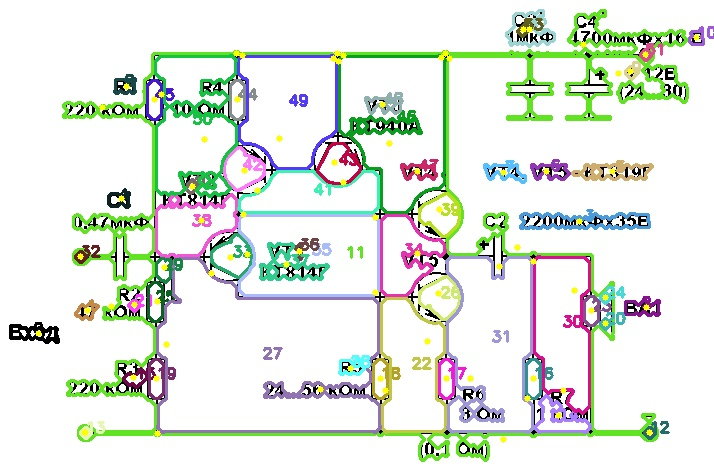
#> input picture free_hears3-2392711753_visualization.jpg, 714 x 470 px; its folder holds only this picture in this run
$ python contour_extractor.py free_hears3-2392711753_visualization.jpg
#> lines starting #> are read from the running program, lines starting #| are printed output that depends on the picture; after the words box and inside, x2 and y2 are one past the last pixel; in counts of white or black regions, pixels touching at a corner belong together
#!/usr/bin/env python3
"""
Contour Extractor - Извлечение контуров из изображений
Экспортирует контуры с разделяемыми частями в CSV формат
"""

import cv2
import numpy as np
import csv
from pathlib import Path
from typing import List, Dict, Tuple
import json

def json_converter(obj):
    import numpy as np
    if isinstance(obj, np.integer): return int(obj)
    if isinstance(obj, np.floating): return float(obj)
    if isinstance(obj, np.ndarray): return obj.tolist()
    return str(obj)


class ContourExtractor:
    """Класс для извлечения и анализа контуров из изображений"""

    def __init__(self, image_path: str):
        self.image_path = image_path
        self.image = None
        self.binary_image = None
        self.contours = []
        self.contour_parts = []

    def load_image(self) -> bool:
        """Загружает изображение"""
        try:
            self.image = cv2.imread(str(self.image_path))
#> self.image is the input picture: shape (470, 714, 3); mean B, G, R 224.4, 233.1, 226.7
            if self.image is None:
                return False
            return True
        except Exception as e:
            print(f"Ошибка загрузки изображения: {e}")
            return False

    def preprocess_image(self, blur_kernel: int = 5, threshold_value: int = 150) -> np.ndarray:
        """Предварительная обработка изображения для выделения контуров"""
#> called with blur_kernel = 5, threshold_value = 150
        # Конвертируем в оттенки серого
        gray = cv2.cvtColor(self.image, cv2.COLOR_BGR2GRAY)
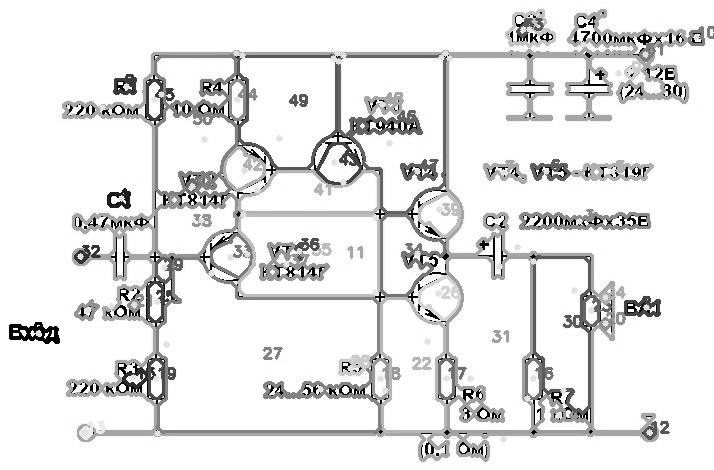
#> gray: shape (470, 714); min 0, max 255, mean 230.2

        # Применяем размытие Гаусса для удаления шума
        blurred = cv2.GaussianBlur(gray, (blur_kernel, blur_kernel), 0)
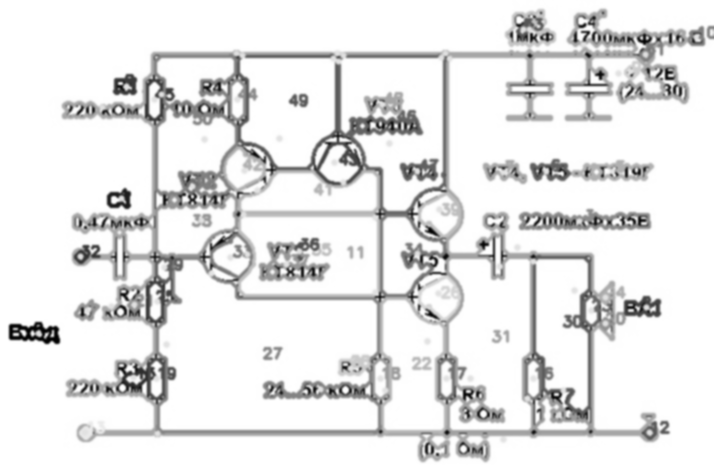
#> blurred: shape (470, 714); min 1, max 255, mean 230.2

        # Применяем адаптивную пороговую обработку для лучшего выделения деталей
        binary = cv2.adaptiveThreshold(
            blurred, 255, cv2.ADAPTIVE_THRESH_GAUSSIAN_C,
            cv2.THRESH_BINARY_INV, 11, 2
        )
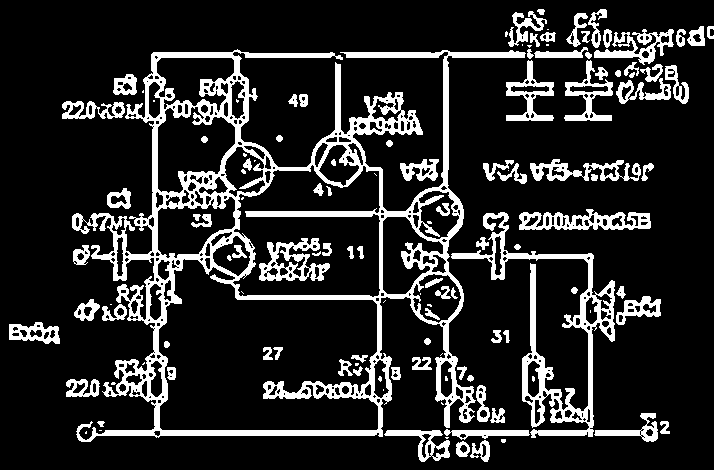
#> binary: shape (470, 714); 16.2% white; 126 white regions (34 under 20 px), largest, box (x1, y1, x2, y2) and area: (72, 49, 526, 442) 27910, (451, 212, 615, 438) 5699, (519, 209, 651, 230) 1484

        # Закрытие (заполнение мелких дыр)
        kernel = cv2.getStructuringElement(cv2.MORPH_CLOSE, (5, 5))
        binary = cv2.morphologyEx(binary, cv2.MORPH_CLOSE, kernel, iterations=2)
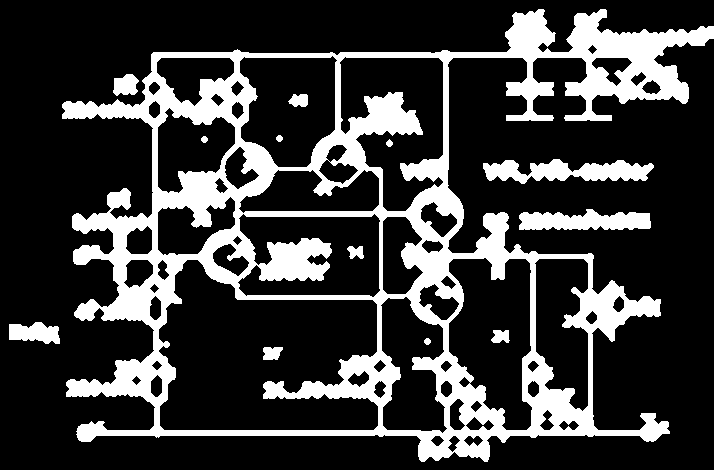
#> binary: shape (470, 714); 22.8% white; 13 white regions, largest, box (x1, y1, x2, y2) and area: (62, 9, 714, 462) 69890, (483, 159, 654, 184) 2511, (519, 209, 651, 230) 2051

        # Открытие (удаление мелкого шума)
        kernel = cv2.getStructuringElement(cv2.MORPH_OPEN, (3, 3))
        binary = cv2.morphologyEx(binary, cv2.MORPH_OPEN, kernel, iterations=1)
#> binary: shape (470, 714); 22.8% white; 14 white regions

        self.binary_image = binary
        return binary

    def extract_contours(self, min_area: float = 50, max_area: float = None) -> List[Dict]:
        """Извлекает контуры из обработанного изображения"""
#> called with min_area = 50
        if self.binary_image is None:
            raise ValueError("Сначала нужно обработать изображение (preprocess_image)")

        if max_area is None:
            max_area = self.binary_image.size
#> max_area = 335580

        contours, _ = cv2.findContours(
            self.binary_image, cv2.RETR_TREE, cv2.CHAIN_APPROX_SIMPLE
        )
#> contours = 69 contours; largest, box (x1, y1, x2, y2) and area: (62, 9, 714, 462) 166592, (158, 259, 379, 431) 26924, (237, 213, 381, 298) 10525, (448, 257, 533, 431) 10382, (339, 56, 444, 212) 9856

        self.contours = []
        contour_id = 0

        for contour in contours:
            area = cv2.contourArea(contour)

            # Фильтруем по площади
            if min_area <= area <= max_area:
                # Аппроксимируем контур
                epsilon = 0.02 * cv2.arcLength(contour, True)
                approx = cv2.approxPolyDP(contour, epsilon, True)

                # Вычисляем характеристики контура
                perimeter = cv2.arcLength(contour, True)

                # Контур выпукл или нет
                hull = cv2.convexHull(contour)
                is_convex = cv2.isContourConvex(contour)

                # Момент для центра масс
                M = cv2.moments(contour)
                if M["m00"] > 0:
                    cx = int(M["m10"] / M["m00"])
                    cy = int(M["m01"] / M["m00"])
                else:
                    cx, cy = 0, 0

                contour_dict = {
                    'id': contour_id,
                    'area': float(area),
                    'perimeter': float(perimeter),
                    'center': (int(cx), int(cy)),
                    'is_convex': bool(is_convex),
                    'vertices_count': len(approx),
                    'contour': contour.tolist(),
                    'approximation': approx.tolist(),
                    'hull': hull.tolist(),
                    'bounding_rect': None
                }

                # Добавляем bounding rectangle
                x, y, w, h = cv2.boundingRect(contour)
                contour_dict['bounding_rect'] = {
                    'x': int(x), 'y': int(y), 'width': int(w), 'height': int(h)
                }

                self.contours.append(contour_dict)
                contour_id += 1
#> this loop made 69 passes
#> (area, epsilon, perimeter, hull, is_convex, cx, cy, x) on passes 17, 30, 41: (50, 0.566, 28.28, [[136, 375], [141, 380], [136, 385], [131, 380]], True, 136, 380, 131), (50, 0.566, 28.28, [[154, 283], [159, 288], [154, 293], [149, 288]], True, 154, 288, 149), (50, 0.566, 28.28, [[237, 235], [242, 240], [237, 245], [232, 240]], True, 237, 240, 232)
#> (area, epsilon, approx, perimeter, is_convex, cx, cy, x) on passes 11, 23: (76.5, 0.691, [[477, 400], [482, 405], [475, 412], [470, 406]], 34.53, True, 475, 405, 470), (89.5, 0.747, [[380, 359], [386, 365], [378, 372], [373, 366]], 37.36, True, 379, 365, 373)
#| Найдено контуров: 65

        return self.contours

    def split_contours_into_parts(self) -> List[Dict]:
        """Разделяет контуры на части (для сложных фигур)"""
        self.contour_parts = []
        part_id = 0

        for contour_data in self.contours:
            contour_id = contour_data['id']
            contour = np.array(contour_data['contour'], dtype=np.int32)

            # Проверяем, нужно ли разделять контур на части
            # Разделяем на основе разрывов в координатах
            segments = self._segment_contour(contour)

            if len(segments) > 1:
                # Контур состоит из нескольких отдельных частей
                for seg_idx, segment in enumerate(segments):
                    part_dict = {
                        'part_id': part_id,
                        'parent_contour_id': contour_id,
                        'segment_index': seg_idx,
                        'vertices': segment.tolist(),
                        'vertex_count': len(segment),
                        'centroid': self._calculate_centroid(segment),
                        'bounds': self._get_segment_bounds(segment)
                    }
                    self.contour_parts.append(part_dict)
                    part_id += 1
            else:
                # Контур - это одна часть
                part_dict = {
                    'part_id': part_id,
                    'parent_contour_id': contour_id,
                    'segment_index': 0,
                    'vertices': contour.tolist(),
                    'vertex_count': len(contour),
                    'centroid': self._calculate_centroid(contour),
                    'bounds': self._get_segment_bounds(contour)
                }
                self.contour_parts.append(part_dict)
                part_id += 1
#> this loop made 65 passes
#| Найдено частей: 89

        return self.contour_parts

    def _segment_contour(self, contour: np.ndarray, gap_threshold: int = 50) -> List[np.ndarray]:
        """Разделяет контур на части на основе разрывов"""
        if len(contour) < 2:
            return [contour]

        segments = []
        current_segment = [contour[0]]

        for i in range(1, len(contour)):
            point = contour[i]
            prev_point = contour[i - 1]

            # Вычисляем расстояние между точками
            distance = np.sqrt(
                (point[0][0] - prev_point[0][0])**2 +
                (point[0][1] - prev_point[0][1])**2
            )

            if distance > gap_threshold:
                # Разрыв обнаружен
                if len(current_segment) > 1:
                    segments.append(np.array(current_segment))
                current_segment = [point]
            else:
                current_segment.append(point)

        # Добавляем последний сегмент
        if len(current_segment) > 1:
            segments.append(np.array(current_segment))

        return segments if segments else [contour]

    def _calculate_centroid(self, points: np.ndarray) -> Tuple[float, float]:
        """Вычисляет центроид набора точек"""
        if len(points) == 0:
            return (0, 0)

        points = np.array(points)
        if len(points.shape) == 3:  # если это контур OpenCV
            points = points.reshape(-1, 2)
        elif len(points.shape) == 2 and points.shape[1] == 1:
            points = points.reshape(-1, 2)

        centroid = np.mean(points, axis=0)
        return (float(centroid[0]), float(centroid[1]))

    def _get_segment_bounds(self, points: np.ndarray) -> Dict:
        """Получает границы для набора точек"""
        if len(points) == 0:
            return {'min_x': 0, 'min_y': 0, 'max_x': 0, 'max_y': 0}

        points = np.array(points)
        if len(points.shape) == 3:
            points = points.reshape(-1, 2)
        elif len(points.shape) == 2 and points.shape[1] == 1:
            points = points.reshape(-1, 2)

        return {
            'min_x': int(np.min(points[:, 0])),
            'min_y': int(np.min(points[:, 1])),
            'max_x': int(np.max(points[:, 0])),
            'max_y': int(np.max(points[:, 1]))
        }

    def export_to_csv(self, output_path: str, include_vertices: bool = True) -> bool:
        """Экспортирует контуры и их части в CSV формат"""
#> called with include_vertices = True
        try:
            output_path = Path(output_path)

            # Основной CSV с контурами
            contours_csv = output_path.parent / f"{output_path.stem}_contours.csv"
            # CSV с частями контуров
            parts_csv = output_path.parent / f"{output_path.stem}_parts.csv"
            # CSV с координатами вершин
            vertices_csv = output_path.parent / f"{output_path.stem}_vertices.csv"

            # Сохраняем основные контуры
            with open(contours_csv, 'w', newline='', encoding='utf-8') as f:
                writer = csv.DictWriter(
                    f, fieldnames=[
                        'contour_id', 'area', 'perimeter', 'center_x', 'center_y',
                        'is_convex', 'vertices_count', 'bound_x', 'bound_y',
                        'bound_width', 'bound_height'
                    ]
                )
                writer.writeheader()

                for contour in self.contours:
                    row = {
                        'contour_id': contour['id'],
                        'area': f"{contour['area']:.2f}",
                        'perimeter': f"{contour['perimeter']:.2f}",
                        'center_x': contour['center'][0],
                        'center_y': contour['center'][1],
                        'is_convex': 1 if contour['is_convex'] else 0,
                        'vertices_count': contour['vertices_count'],
                        'bound_x': contour['bounding_rect']['x'],
                        'bound_y': contour['bounding_rect']['y'],
                        'bound_width': contour['bounding_rect']['width'],
                        'bound_height': contour['bounding_rect']['height']
                    }
                    writer.writerow(row)

            # Сохраняем части контуров
            with open(parts_csv, 'w', newline='', encoding='utf-8') as f:
                writer = csv.DictWriter(
                    f, fieldnames=[
                        'part_id', 'parent_contour_id', 'segment_index',
                        'vertex_count', 'centroid_x', 'centroid_y',
                        'min_x', 'min_y', 'max_x', 'max_y'
                    ]
                )
                writer.writeheader()

                for part in self.contour_parts:
                    row = {
                        'part_id': part['part_id'],
                        'parent_contour_id': part['parent_contour_id'],
                        'segment_index': part['segment_index'],
                        'vertex_count': part['vertex_count'],
                        'centroid_x': f"{part['centroid'][0]:.2f}",
                        'centroid_y': f"{part['centroid'][1]:.2f}",
                        'min_x': part['bounds']['min_x'],
                        'min_y': part['bounds']['min_y'],
                        'max_x': part['bounds']['max_x'],
                        'max_y': part['bounds']['max_y']
                    }
                    writer.writerow(row)
#> this loop made 89 passes

            # Сохраняем вершины (если требуется)
            if include_vertices:
                with open(vertices_csv, 'w', newline='', encoding='utf-8') as f:
                    writer = csv.DictWriter(
                        f, fieldnames=['part_id', 'vertex_index', 'x', 'y']
                    )
                    writer.writeheader()

                    for part in self.contour_parts:
                        vertices = part['vertices']
                        for idx, vertex in enumerate(vertices):
                            if isinstance(vertex, list) and len(vertex) > 0:
                                x, y = vertex[0] if isinstance(vertex[0], list) else (vertex[0], vertex[1] if len(vertex) > 1 else 0)
                            else:
                                x, y = vertex, 0

                            row = {
                                'part_id': part['part_id'],
                                'vertex_index': idx,
                                'x': x,
                                'y': y
                            }
                            writer.writerow(row)

            return True

        except Exception as e:
            print(f"Ошибка при экспорте CSV: {e}")
            return False

    def export_to_json(self, output_path: str) -> bool:
        """Экспортирует контуры в JSON для ручной обработки"""
        try:
            output_path = Path(output_path)

            data = {
                'contours': self.contours,
                'contour_parts': self.contour_parts,
                'metadata': {
                    'total_contours': len(self.contours),
                    'total_parts': len(self.contour_parts),
                    'image_source': str(self.image_path),
                    'image_shape': self.image.shape if self.image is not None else None
                }
            }

            json_path = output_path.parent / f"{output_path.stem}.json"
            with open(json_path, 'w', encoding='utf-8') as f:
                json.dump(data, f, indent=2, ensure_ascii=False, default=json_converter)

            return True

        except Exception as e:
            print(f"Ошибка при экспорте JSON: {e}")
            return False

    def visualize_contours(self, output_path: str) -> bool:
        """Создает визуализацию контуров для проверки"""
        try:
            if self.image is None:
                return False

            visualization = self.image.copy()

            # Рисуем контуры разными цветами
            for i, contour_data in enumerate(self.contours):
                contour = np.array(contour_data['contour'], dtype=np.int32)
                # Генерируем цвет на основе ID
                color = (
                    (i * 73) % 256,
                    (i * 137) % 256,
                    (i * 195) % 256
                )
                cv2.drawContours(visualization, [contour], 0, color, 2)

                # Добавляем ID контура
                cx, cy = contour_data['center']
                cv2.putText(
                    visualization, str(contour_data['id']),
                    (cx, cy), cv2.FONT_HERSHEY_SIMPLEX, 0.5, color, 2
                )
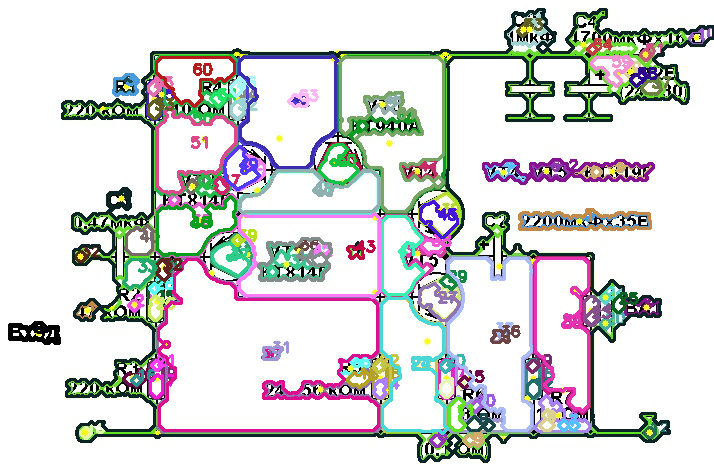
#> visualization: shape (470, 714, 3); 15.87% of pixels changed, all inside (x1, y1, x2, y2) = (8, 8, 714, 463)

            # Рисуем части контуров точками
            for part in self.contour_parts:
                centroid = part['centroid']
                cv2.circle(
                    visualization,
                    (int(centroid[0]), int(centroid[1])),
                    3, (0, 255, 255), -1
                )
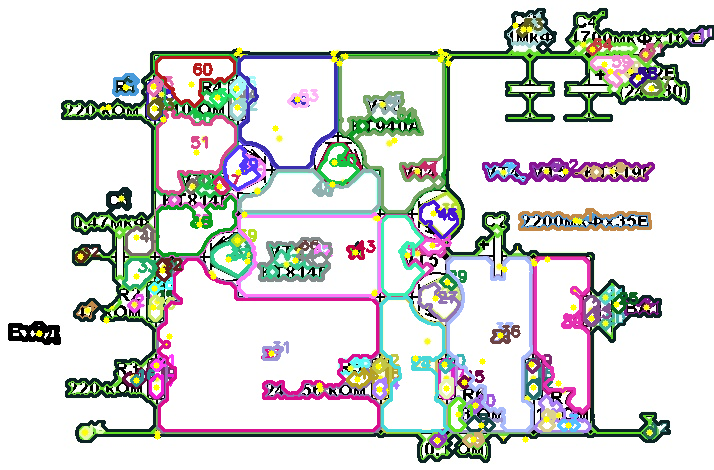
#> visualization: shape (470, 714, 3); 0.77% of pixels changed, all inside (x1, y1, x2, y2) = (36, 22, 655, 444)

            cv2.imwrite(str(output_path), visualization)
            return True

        except Exception as e:
            print(f"Ошибка при визуализации: {e}")
            return False


if __name__ == '__main__':
    # Пример использования
    import sys

    if len(sys.argv) < 2:
        print("Использование: python contour_extractor.py <путь_к_изображению>")
        sys.exit(1)

    image_path = sys.argv[1]

    extractor = ContourExtractor(image_path)

    if not extractor.load_image():
        print(f"Ошибка: не удалось загрузить изображение {image_path}")
        sys.exit(1)

    print("Обработка изображения...")
    extractor.preprocess_image()

    print("Извлечение контуров...")
    contours = extractor.extract_contours()
    print(f"Найдено контуров: {len(contours)}")

    print("Разделение контуров на части...")
    parts = extractor.split_contours_into_parts()
    print(f"Найдено частей: {len(parts)}")

    output_stem = Path(image_path).stem

    print(f"Экспорт в CSV...")
    extractor.export_to_csv(f"{output_stem}_contours.csv")

    print(f"Экспорт в JSON...")
    extractor.export_to_json(f"{output_stem}_contours.json")

    print(f"Визуализация контуров...")
    extractor.visualize_contours(f"{output_stem}_visualization.jpg")

    print("✓ Готово!")
